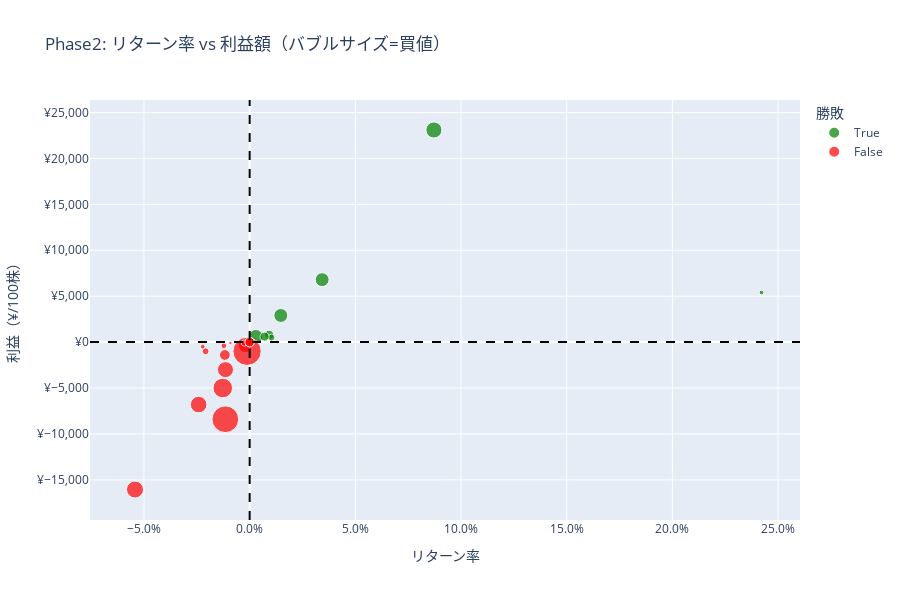

The cell this chart's notebook holds for it:
### Markdown cell above
### リターン率 vs 利益額

### Code cell
# リターン率（%）vs 利益額（¥）の関係
fig = px.scatter(
    df_phase2,
    x='phase2_return',
    y='profit_per_100_shares_phase2',
    size='buy_price',
    color='phase2_win',
    color_discrete_map={True: 'green', False: 'red'},
    hover_data=['stock_name', 'ticker', 'buy_price', 'daily_close'],
    title="Phase2: リターン率 vs 利益額（バブルサイズ=買値）",
    labels={
        "phase2_return": "リターン率",
        "profit_per_100_shares_phase2": "利益（¥/100株）",
        "phase2_win": "勝敗"
    }
)

# 軸フォーマット
fig.update_xaxes(tickformat=".1%")
fig.update_yaxes(tickprefix="¥", tickformat=",")

# 損益分岐点
fig.add_hline(y=0, line_dash="dash", line_color="black")
fig.add_vline(x=0, line_dash="dash", line_color="black")

fig.update_layout(height=600)
fig.show()

### Figure 1 — Plotly figure (JSON) as saved in the notebook; plotly's stock layout.template omitted (floating-point values rounded to 4 significant figures)
{"data": [{"customdata": [["ヘリオステクノホールディングス", "6927.T", 866, 874], ["サイオス", "3744.T", 485, 490], ["サイボー", "3123.T", 576, 577], ["IMV", "7760.T", 1982, 2050], ["第一実業", "8059.T", 2650, 2881], ["マイネット", "3928.T", 223, 277], ["IMV", "7760.T", 2072, 2078], ["和井田製作所", "6158.T", 848, 854], ["QPS研究所", "5595.T", 1970, 1999]], "hovertemplate": "勝敗=True<br>リターン率=%{x}<br>利益（¥/100株）=%{y}<br>buy_price=%{customdata[2]}<br>stock_name=%{customdata[0]}<br>ticker=%{customdata[1]}<br>daily_close=%{customdata[3]}<extra></extra>", "legendgroup": "True", "marker": {"color": "green", "size": [866.0, 485.0, 576.0, 1982.0, 2650.0, 223.0, 2072.0, 848.0, 1970.0], "sizemode": "area", "sizeref": 20.5, "symbol": "circle"}, "mode": "markers", "name": "True", "orientation": "v", "showlegend": true, "type": "scatter", "x": [0.009238, 0.01031, 0.001736, 0.03431, 0.08717, 0.2422, 0.002896, 0.007075, 0.01472], "xaxis": "x", "y": [800.0, 500.0, 100.0, 6800.0, 23100.0, 5400.0, 600.0, 600.0, 2900.0], "yaxis": "y"}, {"customdata": [["第一実業", "8059.T", 2625, 2595], ["フォースタートアップス", "7089.T", 1914, 1910], ["日東紡績", "3110.T", 8200, 8190], ["エーアイ", "4388.T", 480, 470], ["グリー", "3632.T", 401, 400], ["東計電算", "4746.T", 3930, 3880], ["BASE", "4477.T", 320, 320], ["ひらまつ", "2764.T", 110, 109], ["フルヤ金属", "7826.T", 2819, 2751], ["マイネット", "3928.T", 225, 220], ["リクルート", "6098.T", 7305, 7221], ["サイバー・バズ", "7069.T", 914, 914], ["サイバー・バズ", "7069.T", 914, 914], ["BASE", "4477.T", 328, 324], ["大林組", "1802.T", 2959, 2798.0], ["i-plug", "4177.T", 1193, 1179]], "hovertemplate": "勝敗=False<br>リターン率=%{x}<br>利益（¥/100株）=%{y}<br>buy_price=%{customdata[2]}<br>stock_name=%{customdata[0]}<br>ticker=%{customdata[1]}<br>daily_close=%{customdata[3]}<extra></extra>", "legendgroup": "False", "marker": {"color": "red", "size": [2625.0, 1914.0, 8200.0, 480.0, 401.0, 3930.0, 320.0, 110.0, 2819.0, 225.0, 7305.0, 914.0, 914.0, 328.0, 2959.0, 1193.0], "sizemode": "area", "sizeref": 20.5, "symbol": "circle"}, "mode": "markers", "name": "False", "orientation": "v", "showlegend": true, "type": "scatter", "x": [-0.01143, -0.00209, -0.00122, -0.02083, -0.002494, -0.01272, 0.0, -0.009091, -0.02412, -0.02222, -0.0115, 0.0, 0.0, -0.0122, -0.05424, -0.01174], "xaxis": "x", "y": [-3000.0, -400.0, -1000.0, -1000.0, -100.0, -5000.0, 0.0, -100.0, -6800.0, -500.0, -8400.0, 0.0, 0.0, -400.0, -16050.0, -1400.0], "yaxis": "y"}], "layout": {"height": 600, "legend": {"itemsizing": "constant", "title": {"text": "勝敗"}, "tracegroupgap": 0}, "shapes": [{"line": {"color": "black", "dash": "dash"}, "type": "line", "x0": 0, "x1": 1, "xref": "x domain", "y0": 0, "y1": 0, "yref": "y"}, {"line": {"color": "black", "dash": "dash"}, "type": "line", "x0": 0, "x1": 0, "xref": "x", "y0": 0, "y1": 1, "yref": "y domain"}], "title": {"text": "Phase2: リターン率 vs 利益額（バブルサイズ=買値）"}, "xaxis": {"anchor": "y", "domain": [0, 1], "tickformat": ".1%", "title": {"text": "リターン率"}}, "yaxis": {"anchor": "x", "domain": [0, 1], "tickformat": ",", "tickprefix": "¥", "title": {"text": "利益（¥/100株）"}}}}
